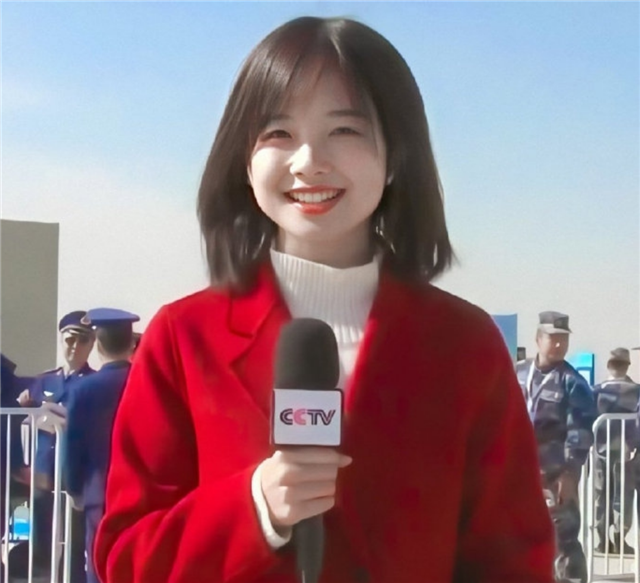
#> input picture images/wbb.png, 640 x 583 px, found by its file name
$ python affine_transforms.py
#> lines starting #> are read from the running program, lines starting #| are printed output that depends on the picture
import cv2 as cv
import numpy as np

if __name__ == '__main__':
    img1 = cv.imread('images/wbb.png')
#> img1 is the input picture: shape (583, 640, 3); mean B, G, R 132.8, 122.5, 150.5
    # 缩放
    img1 = cv.resize(img1, (600, 600), interpolation=cv.INTER_AREA)
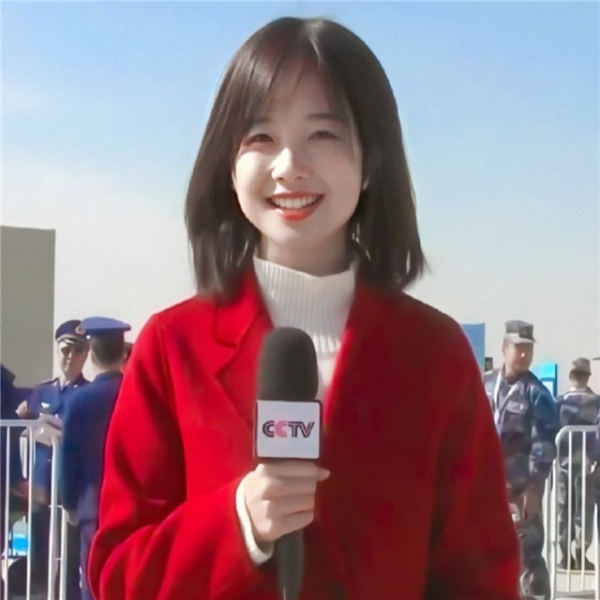
#> img1: shape (600, 600, 3); mean B, G, R 132.7, 122.4, 150.4
    # 平移
    h, w = img1.shape[:2]
#> h = 600; w = 600
    M = np.float32([
        [1, 0, 100],
        [0, 1, 100],
    ])
    dst = cv.warpAffine(img1, M, (w, h))
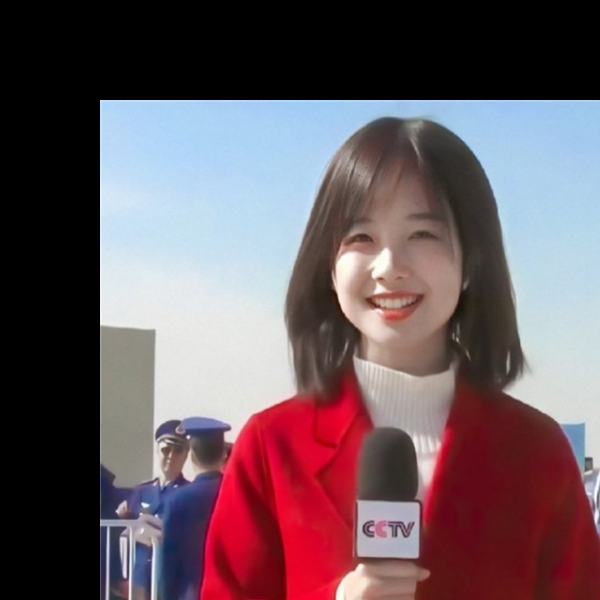
#> dst: shape (600, 600, 3); mean B, G, R 95, 87.8, 106.2
    cv.imshow('translate', dst)
    # 旋转
    M = cv.getRotationMatrix2D((h / 2, w / 2), 45, 1)
    dst = cv.warpAffine(img1, M, (w, h))
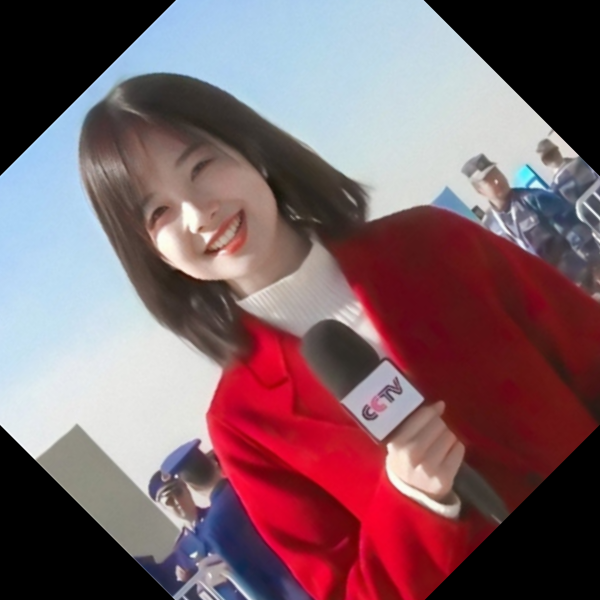
#> dst: shape (600, 600, 3); mean B, G, R 103.4, 96.4, 124.9
    cv.imshow('translate', dst)
    # 仿射变换 - 变换后平行的线仍然保持平行
    pts1 = np.float32([[50, 50], [200, 50], [50, 200]])
    pts2 = np.float32([[10, 100], [200, 50], [100, 250]])
    M = cv.getAffineTransform(pts1, pts2)
    dst = cv.warpAffine(img1, M, (w, h))
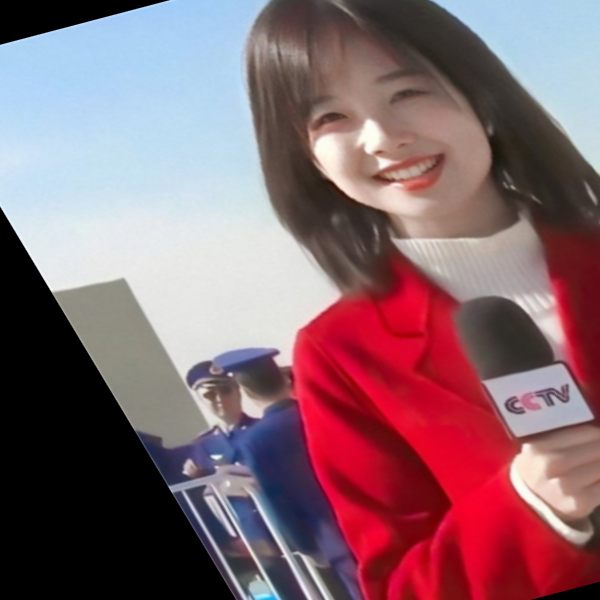
#> dst: shape (600, 600, 3); mean B, G, R 111.5, 102.7, 134.6
    cv.imshow('translate', dst)
    # 透视变换
    pts1 = np.float32([[56, 65], [368, 52], [28, 387], [389, 390]])
    pts2 = np.float32([[0, 0], [300, 0], [0, 300], [300, 300]])
    M = cv.getPerspectiveTransform(pts1, pts2)
    dst = cv.warpPerspective(img1, M, (w, h))
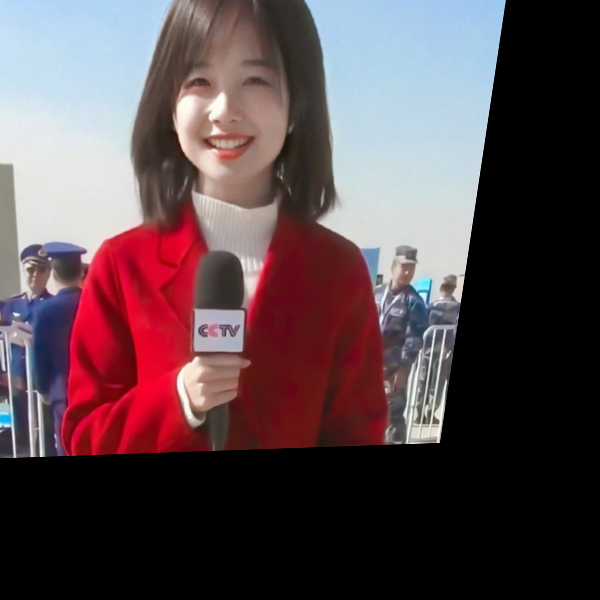
#> dst: shape (600, 600, 3); mean B, G, R 77, 72, 90
    cv.imshow('translate', dst)

    cv.waitKey(0)
    cv.destroyAllWindows()
